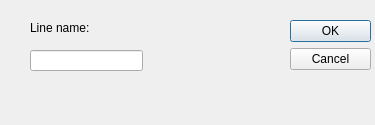
<?xml version="1.0" encoding="UTF-8"?>
<ui version="4.0">
 <class>DeleteDialog</class>
 <widget class="QDialog" name="DeleteDialog">
  <property name="geometry">
   <rect>
    <x>0</x>
    <y>0</y>
    <width>375</width>
    <height>125</height>
   </rect>
  </property>
  <property name="windowTitle">
   <string>Dialog</string>
  </property>
  <widget class="QDialogButtonBox" name="buttonBox">
   <property name="geometry">
    <rect>
     <x>290</x>
     <y>20</y>
     <width>81</width>
     <height>241</height>
    </rect>
   </property>
   <property name="orientation">
    <enum>Qt::Vertical</enum>
   </property>
   <property name="standardButtons">
    <set>QDialogButtonBox::Cancel|QDialogButtonBox::Ok</set>
   </property>
  </widget>
  <widget class="QLineEdit" name="lineName">
   <property name="geometry">
    <rect>
     <x>30</x>
     <y>50</y>
     <width>113</width>
     <height>21</height>
    </rect>
   </property>
  </widget>
  <widget class="QLabel" name="label">
   <property name="geometry">
    <rect>
     <x>30</x>
     <y>20</y>
     <width>91</width>
     <height>16</height>
    </rect>
   </property>
   <property name="text">
    <string>Line name:</string>
   </property>
  </widget>
 </widget>
 <resources/>
 <connections>
  <connection>
   <sender>buttonBox</sender>
   <signal>accepted()</signal>
   <receiver>DeleteDialog</receiver>
   <slot>accept()</slot>
   <hints>
    <hint type="sourcelabel">
     <x>248</x>
     <y>254</y>
    </hint>
    <hint type="destinationlabel">
     <x>157</x>
     <y>274</y>
    </hint>
   </hints>
  </connection>
  <connection>
   <sender>buttonBox</sender>
   <signal>rejected()</signal>
   <receiver>DeleteDialog</receiver>
   <slot>reject()</slot>
   <hints>
    <hint type="sourcelabel">
     <x>316</x>
     <y>260</y>
    </hint>
    <hint type="destinationlabel">
     <x>286</x>
     <y>274</y>
    </hint>
   </hints>
  </connection>
 </connections>
</ui>
